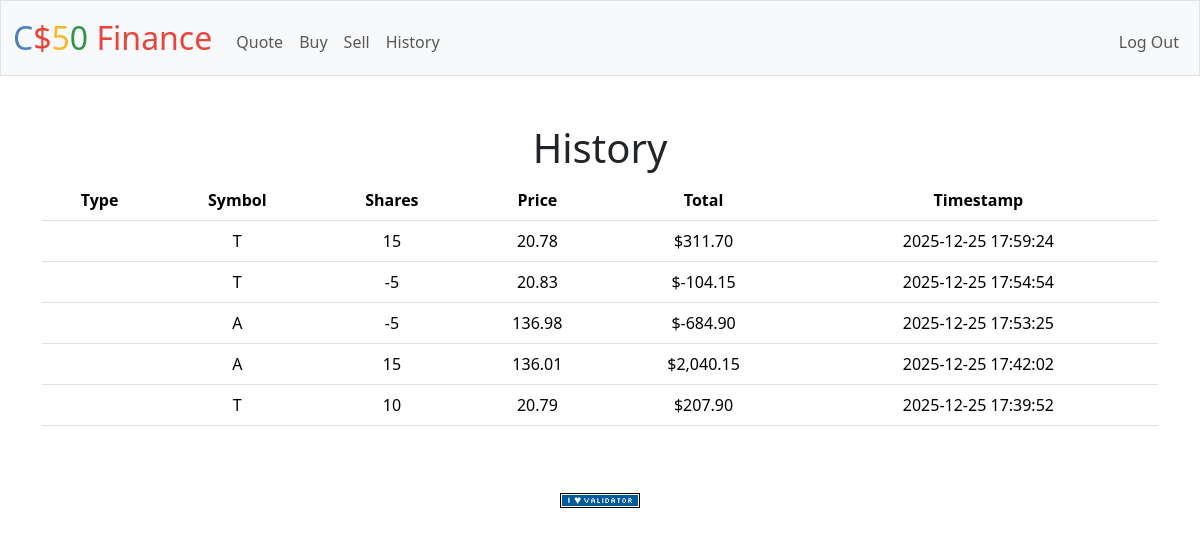
Screenshot of /history (signed in) with the database file from the repository.
### tables this page shows
CREATE TABLE transactions (
id INTEGER PRIMARY KEY AUTOINCREMENT,
user_id INTEGER NOT NULL,
symbol TEXT NOT NULL,
shares INTEGER NOT NULL,
price NUMERIC NOT NULL,
timestamp DATETIME DEFAULT CURRENT_TIMESTAMP,
FOREIGN KEY (user_id) REFERENCES users(id)
);

### app.py (the view)
@app.route("/history")
@login_required
def history():
    transactions = db.execute(
        'SELECT * FROM transactions WHERE user_id = :user_id ORDER BY timestamp DESC',
        user_id=session['user_id']
    )
    return render_template('history.html', transactions=transactions)

### app.py (called while the page is built)
@app.after_request
def after_request(response):
    response.headers["Cache-Control"] = "no-cache, no-store, must-revalidate"
    response.headers["Expires"] = 0
    response.headers["Pragma"] = "no-cache"
    return response

### helpers.py (called while the page is built)
def login_required(f):
    @wraps(f)
    def decorated_function(*args, **kwargs):
        if session.get("user_id") is None:
            return redirect("/login")
        return f(*args, **kwargs)
    return decorated_function

def usd(value):
    return f"${value:,.2f}"

### templates/history.html (shortened to what this page needs)
{% extends 'layout.html' %}
{% block main %}
    <h1>History</h1>
    <table class=table table-striped'>
                                     <thead>
                                     <tr>
                                     <th>Type</th>
                                     <th>Symbol</th>
                                     <th>Shares</th>
                                     <th>Price</th>
                                     <th>Total</th>
                                     <th>Timestamp</th>
                                     </tr>
                                     </thead>
                                     <tbody>
                                     {% for transaction in transactions %}
                                         <tr>
                                         <td>{{ transaction.type }}</td>
                                         <td>{{ transaction.symbol }}</td>
                                         <td>{{ transaction.shares }}</td>
                                         <td>{{ transaction.price }}</td>
                                         <td>{{ (transaction.price * transaction.shares) | usd }}</td>
                                         <td>{{ transaction.timestamp }}</td>
                                         </tr>
                                     {% endfor %}
                                     </tbody>
                                     </table>
                                 {% endblock %}

### templates/layout.html (shortened to what this page needs)
<!DOCTYPE html>
<html lang="en">
    <head>
        <link href="https://cdn.jsdelivr.net/npm/bootstrap@5.3.3/dist/css/bootstrap.min.css" rel="stylesheet">
        <link href="/static/styles.css" rel="stylesheet">
    </head>
    <body>
        <nav class="bg-light border navbar navbar-expand-md navbar-light">
            <div class="container-fluid">
                <a class="navbar-brand" href="/"><span class="blue">C</span><span class="red">$</span><span class="yellow">5</span><span class="green">0</span> <span class="red">Finance</span></a>
                <div class="collapse navbar-collapse" id="navbar">
                    {% if session["user_id"] %}
                        <ul class="navbar-nav me-auto mt-2">
                            <li class="nav-item"><a class="nav-link" href="/quote">Quote</a></li>
                            <li class="nav-item"><a class="nav-link" href="/buy">Buy</a></li>
                            <li class="nav-item"><a class="nav-link" href="/sell">Sell</a></li>
                            <li class="nav-item"><a class="nav-link" href="/history">History</a></li>
                        </ul>
                        <ul class="navbar-nav ms-auto mt-2">
                            <li class="nav-item"><a class="nav-link" href="/logout">Log Out</a></li>
                        </ul>
                    {% else %}
                        <ul class="navbar-nav ms-auto mt-2">
                            <li class="nav-item"><a class="nav-link" href="/register">Register</a></li>
                            <li class="nav-item"><a class="nav-link" href="/login">Log In</a></li>
                        </ul>
                    {% endif %}
                </div>
            </div>
        </nav>
        <main class="container py-5 text-center">
            {% block main %}{% endblock %}
        </main>
        <footer class="mb-5">
            <form action="https://validator.w3.org/check" class="text-center" enctype="multipart/form-data" method="post" target="_blank">
                <input alt="Validate" src="/static/I_heart_validator.png" type="image">
            </form>
        </footer>
    </body>
</html>

### static/styles.css (style rules this page uses)
nav .navbar-brand { font-size: xx-large; }
nav .navbar-brand .blue { color: #537fbe; }
nav .navbar-brand .red { color: #ea433b; }
nav .navbar-brand .yellow { color: #f5b82e; }
nav .navbar-brand .green { color: #2e944b; }

### rows the page displays
transactions: (transaction.price*transaction.shares)|usd "$311.70"
transactions: (transaction.price*transaction.shares)|usd "$-104.15"
transactions: (transaction.price*transaction.shares)|usd "$-684.90"
transactions: (transaction.price*transaction.shares)|usd "$2,040.15"
transactions: (transaction.price*transaction.shares)|usd "$207.90"
